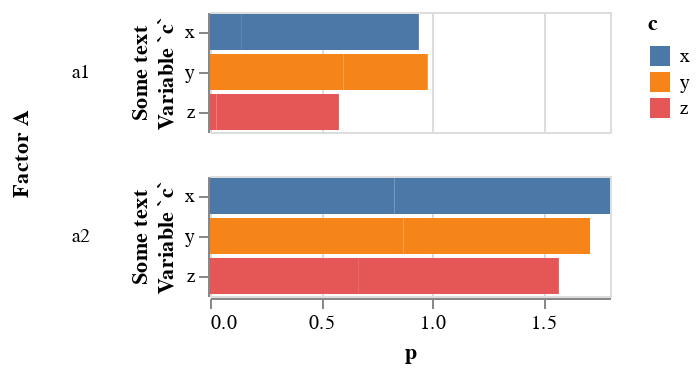

The notebook cell this image was saved under:
### Code cell
import altair as alt
import pandas as pd

source = pd.DataFrame(
    [
        {"a": "a1", "b": "b1", "c": "x", "p": 0.14},
        {"a": "a1", "b": "b1", "c": "y", "p": 0.60},
        {"a": "a1", "b": "b1", "c": "z", "p": 0.03},
        {"a": "a1", "b": "b2", "c": "x", "p": 0.80},
        {"a": "a1", "b": "b2", "c": "y", "p": 0.38},
        {"a": "a1", "b": "b2", "c": "z", "p": 0.55},
        {"a": "a2", "b": "b1", "c": "x", "p": 0.83},
        {"a": "a2", "b": "b1", "c": "y", "p": 0.87},
        {"a": "a2", "b": "b1", "c": "z", "p": 0.67},
        {"a": "a2", "b": "b2", "c": "x", "p": 0.97},
        {"a": "a2", "b": "b2", "c": "y", "p": 0.84},
        {"a": "a2", "b": "b2", "c": "z", "p": 0.90},
    ]
)

alt.Chart(source, width=200).mark_bar().encode(
    y=alt.Y("c", title=['Some text', 'Variable `c`']),
    x="p",
    color='c',
    row=alt.Row("a:N", title="Factor A", header=alt.Header(labelAngle=0)),
#     column=alt.Column("b:N", title="Factor B"),
)

### Figure 1 — Vega-Lite specification as saved in the notebook (floating-point values rounded to 4 significant figures)
{"config": {"view": {"continuousWidth": 400, "continuousHeight": 300}}, "data": {"name": "data-686e72d20e0bb3a32a54087fbc4d8677"}, "mark": "bar", "encoding": {"color": {"field": "c", "type": "nominal"}, "row": {"field": "a", "header": {"labelAngle": 0}, "title": "Factor A", "type": "nominal"}, "x": {"field": "p", "type": "quantitative"}, "y": {"field": "c", "title": ["Some text", "Variable `c`"], "type": "nominal"}}, "width": 200, "$schema": "https://vega.github.io/schema/vega-lite/v4.17.0.json", "datasets": {"data-686e72d20e0bb3a32a54087fbc4d8677": [{"a": "a1", "b": "b1", "c": "x", "p": 0.14}, {"a": "a1", "b": "b1", "c": "y", "p": 0.6}, {"a": "a1", "b": "b1", "c": "z", "p": 0.03}, {"a": "a1", "b": "b2", "c": "x", "p": 0.8}, {"a": "a1", "b": "b2", "c": "y", "p": 0.38}, {"a": "a1", "b": "b2", "c": "z", "p": 0.55}, {"a": "a2", "b": "b1", "c": "x", "p": 0.83}, {"a": "a2", "b": "b1", "c": "y", "p": 0.87}, {"a": "a2", "b": "b1", "c": "z", "p": 0.67}, {"a": "a2", "b": "b2", "c": "x", "p": 0.97}, {"a": "a2", "b": "b2", "c": "y", "p": 0.84}, {"a": "a2", "b": "b2", "c": "z", "p": 0.9}]}}
